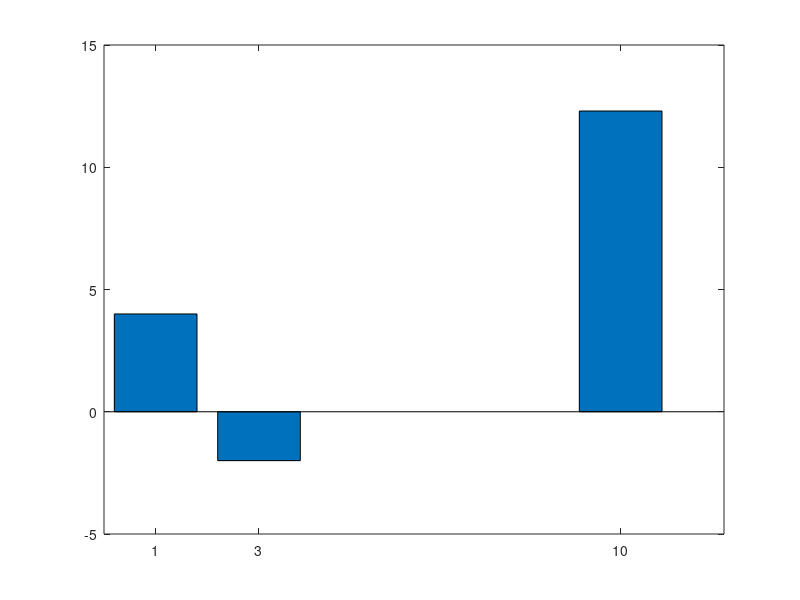
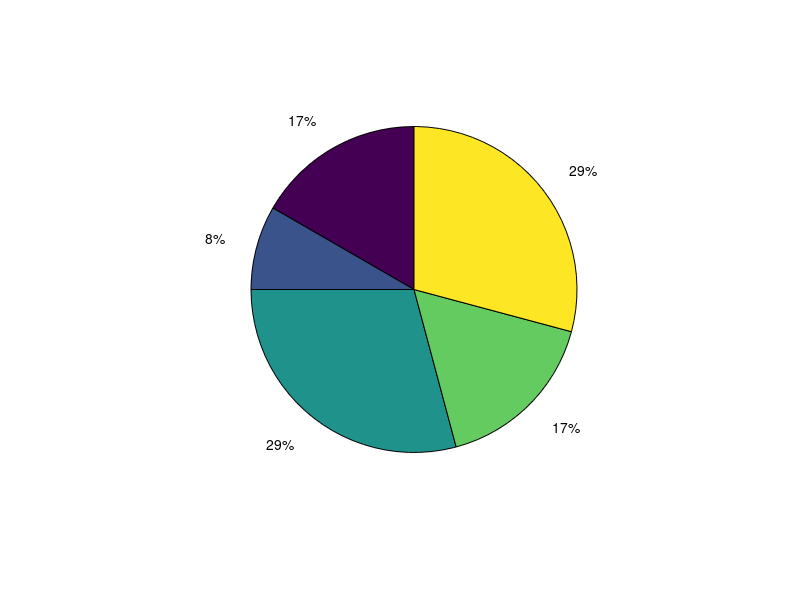
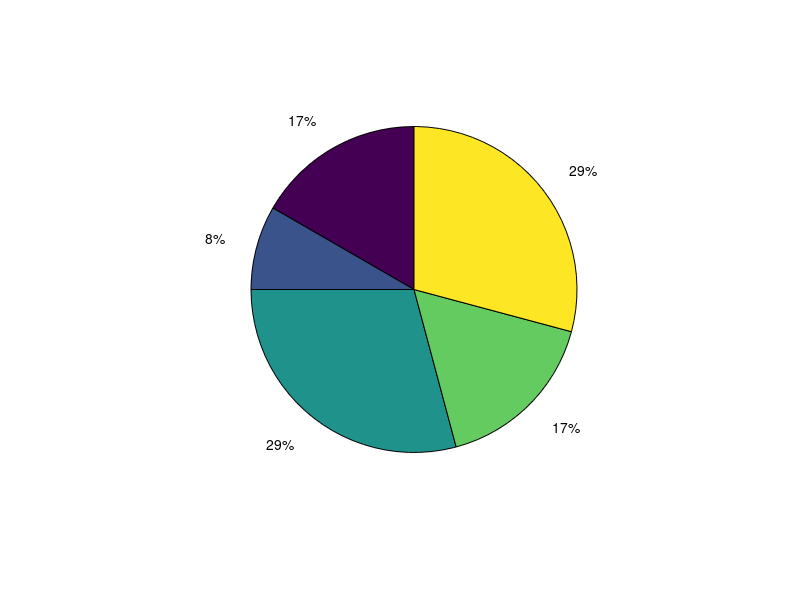

Here is the MATLAB script that generated these plots, in order:
x_coordinates = [1, 3, 10];
y_coordinates = [4, -2, 12.3];

% Create a bar chart
bar(x_coordinates, y_coordinates);

% Open a new blank figure window
figure 

% Create a pie chart (spaces or commas work)
pie([4 2 7 4 7])

% Open another figure window and create another pie chart
figure
pie([4, 2, 7, 4, 7])

% Close specific figures by their number
close(1)
close(3)
